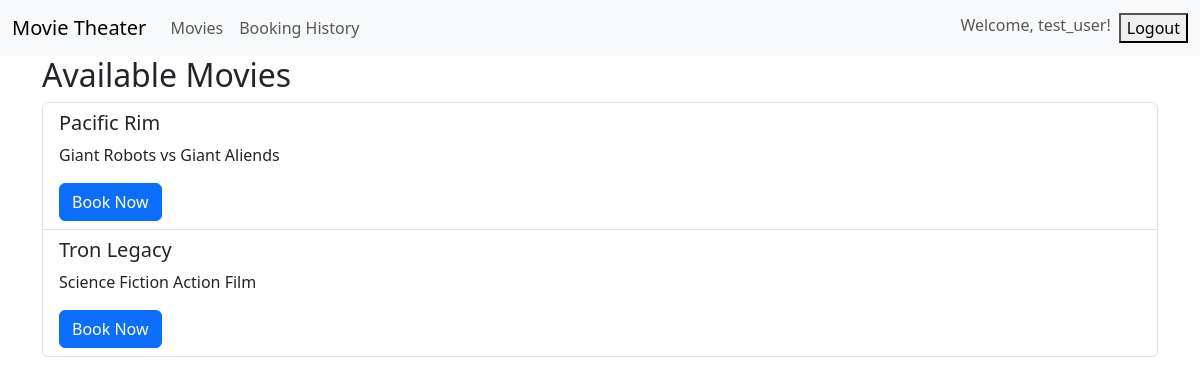
The app's page / (signed in) with its own data.
### bookings/models.py (models this page shows)
class Movie(models.Model):
    title = models.CharField(max_length=200)
    description = models.TextField()
    release_date = models.DateField()
    duration = models.DurationField()

### bookings/views.py (the view)
# urls.py: path('', movie_list, name='movie_list'),
def movie_list(request):
    movies = Movie.objects.all()
    return render(request, 'bookings/movie_list.html', {'movies': movies})

### bookings/templates/bookings/movie_list.html (shortened to what this page needs)
{% extends 'bookings/base.html' %}
{% block content %}
<h2>Available Movies</h2>
<ul class="list-group">
    {% for movie in movies %}
    <li class="list-group-item">
        <h5>{{ movie.title }}</h5>
        <p>{{ movie.description }}</p>
        <a href="{% url 'seat_booking' movie.id %}" class="btn btn-primary">Book Now</a>
    </li>
    {% endfor %}
</ul>
{% endblock %}

### bookings/templates/bookings/base.html (shortened to what this page needs)
<!DOCTYPE html>
<html lang="en">
<head>
    <link href="https://cdn.jsdelivr.net/npm/bootstrap@5.3.0/dist/css/bootstrap.min.css" rel="stylesheet">
</head>
<body>
    <nav class="navbar navbar-expand-lg navbar-light bg-light">
        <div class="container-fluid">
            <a class="navbar-brand" href="{% url 'movie_list' %}">Movie Theater</a>
            <div class="collapse navbar-collapse" id="navbarNav">
                <ul class="navbar-nav me-auto">
                    <li class="nav-item"><a class="nav-link" href="{% url 'movie_list' %}">Movies</a></li>
                    <li class="nav-item"><a class="nav-link" href="{% url 'booking_history' %}">Booking History</a></li>
                </ul>
                <ul class="navbar-nav ms-auto">
                    {% if user.is_authenticated %}
                        <li class="nav-item">
                            <span class="navbar-text me-2">Welcome, {{ user.username }}!</span>
                        </li>
                        <li class="nav-item">
                            <form action="{% url 'logout' %}" method="post" style="display: inline;">
                                <button type="submit">Logout</button>
                            </form>
                        </li>
                    {% else %}
                        <li class="nav-item">
                            <a class="nav-link" href="{% url 'login' %}">Login</a>
                        </li>
                    {% endif %}
                </ul>
            </div>
        </div>
    </nav>
    <div class="container">
        {% block content %}{% endblock %}
    </div>
</body>
</html>

### records on screen
Movie: title "Pacific Rim", description "Giant Robots vs Giant Aliends"
Movie: title "Tron Legacy", description "Science Fiction Action Film"

### other values on screen
{{ user.username }} "test_user"
